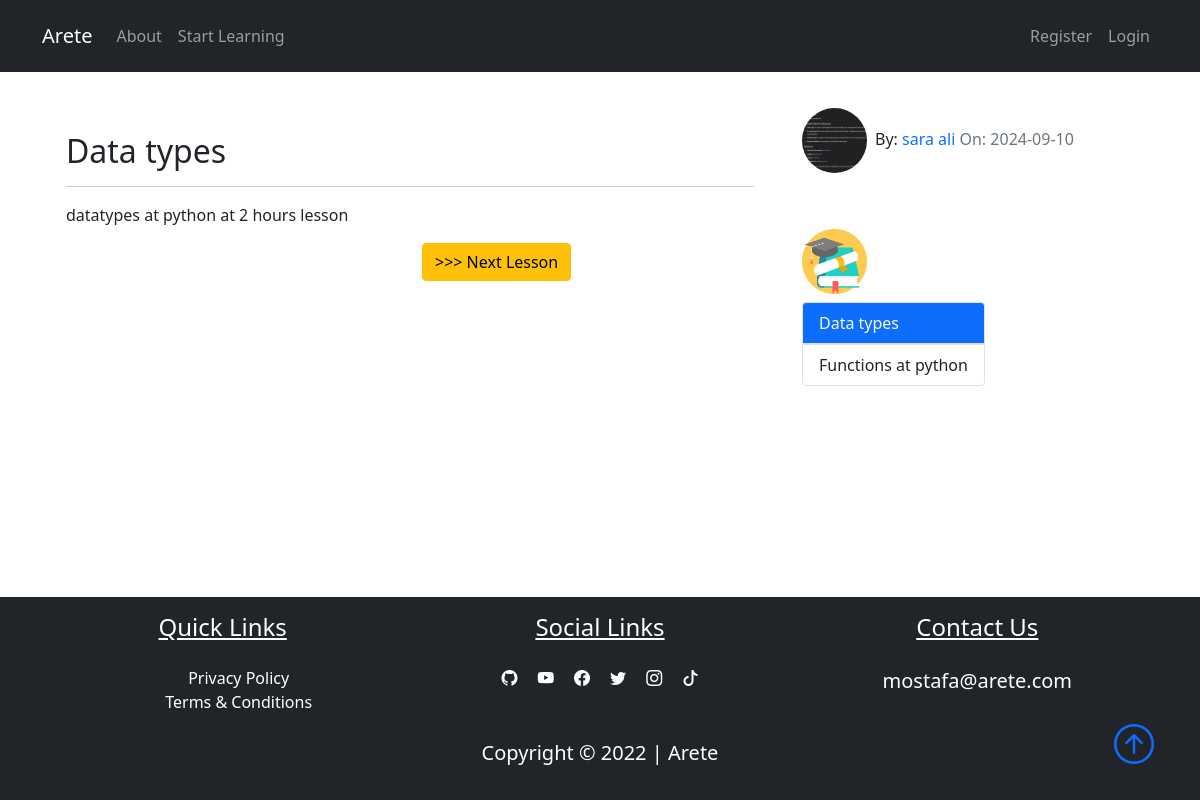
/python/datatypes-at-python, run on the app's committed database.
### pythonic/models.py (models this page shows, shortened)
class Lesson(db.Model):
    id = db.Column(db.Integer, primary_key=True)
    title = db.Column(db.String(100), nullable=False)
    date_posted = db.Column(db.DateTime, nullable=False, default=datetime.utcnow)
    content = db.Column(db.Text, nullable=False)
    thumbnail = db.Column(
        db.String(20), nullable=False, default="default_thumbnail.jpg"
    )
    slug = db.Column(db.String(32), nullable=False)
    user_id = db.Column(db.Integer, db.ForeignKey("user.id"), nullable=False)
    course_id = db.Column(db.Integer, db.ForeignKey("course.id"), nullable=False)

class User(db.Model, UserMixin):
    id = db.Column(db.Integer, primary_key=True)
    fname = db.Column(db.String(25), nullable=False)
    lname = db.Column(db.String(25), nullable=False)
    username = db.Column(db.String(25), unique=True, nullable=False)
    email = db.Column(db.String(125), unique=True, nullable=False)
    image_file = db.Column(db.String(20), nullable=False, default="default.png")
    bio = db.Column(db.Text, nullable=True)
    password = db.Column(db.String(60), nullable=False)
    lessons = db.relationship("Lesson", backref="author", lazy=True)

class Course(db.Model):
    id = db.Column(db.Integer, primary_key=True)
    title = db.Column(db.String(50), unique=True, nullable=False)
    description = db.Column(db.String(150), nullable=False)
    icon = db.Column(db.String(20), nullable=False, default="default_icon.jpg")
    lessons = db.relationship("Lesson", backref="course_name", lazy=True)

### pythonic/routes.py (the view)
@app.route("/<string:course>/<string:lesson_slug>")
def lesson( lesson_slug,course):
    lesson = Lesson.query.filter_by(slug=lesson_slug).first()
    if lesson:
        previous_lesson, next_lesson = get_previous_next_lesson(lesson)
    lesson_id = lesson.id if lesson else None
    lesson = Lesson.query.get_or_404(lesson_id)
    return render_template("lesson.html", title=lesson.title, lesson=lesson, previous_lesson=previous_lesson, next_lesson=next_lesson)

### pythonic/routes.py (called while the page is built)
def get_previous_next_lesson(lesson):
    course = lesson.course_name
    for lsn in course.lessons:
        if lsn.title == lesson.title:
            index = course.lessons.index(lsn)
            previous_lesson = course.lessons[index - 1] if index > 0 else None
            next_lesson = (
                course.lessons[index + 1] if index < len(course.lessons) - 1 else None
            )
            break
    return previous_lesson, next_lesson

### pythonic/templates/lesson.html (shortened to what this page needs)
{% extends "layout.html"%} {% block content %}
<div class="container">
  <div class="row">
    <div class="col-lg-8 col-md-12">
      <div class="container pt-5">
        <br />
        <h2>{{lesson.title}}</h2>
        <hr />
        {{lesson.content | safe}}
      </div>
      <div class="row justify-content-md-center">
        <div class="col-4">
        </div>
        <div class="col-4">
          {% if next_lesson %}
          <a
            href="{{url_for('lesson', lesson_slug=next_lesson.slug, course=next_lesson.course_name.title)}}"
          >
            <button
              class="btn btn-warning"
              type="button"
              data-bs-toggle="tooltip"
              data-bs-placement="top"
              title="{{next_lesson.title}}"
            >
              &gt&gt&gt Next Lesson
            </button>
          </a>
          {% endif %}
        </div>
      </div>
    </div>
    <div class="col-4">
      <div class="my-5">
        <span
          ><img
            class="article-img rounded-circle"
            src="{{url_for('static',filename='user_pics/'+lesson.author.image_file)}}"
            alt=""
          />By:
          <a href="#" class="link">{{lesson.author.username}}</a>
          <span class="text-muted"
            >On: {{lesson.date_posted.strftime('%Y-%m-%d')}}</span
          >
        </span>
      </div>
      <img
        src="{{url_for('static', filename='course_icons/'+lesson.course_name.icon)}}"
        alt=""
        class="article-img my-2"
      />
      <br />
      <ul class="list-group" style="display: inline-block">
        {% for lsn in lesson.course_name.lessons %} {% if lsn.title ==
        lesson.title %}
        <li class="list-group-item border active" aria-current="true">
          <a
            class="link text-light"
            href="{{url_for('lesson', lesson_slug=lsn.slug, course=lsn.course_name.title)}}"
            >{{lsn.title}}</a
          >
        </li>
        {% else %}
        <li class="list-group-item border" aria-current="false">
          <a
            class="link text-dark"
            href="{{url_for('lesson', lesson_slug=lsn.slug, course=lsn.course_name.title)}}"
            >{{lsn.title}}</a
          >
        </li>
        {% endif %} {% endfor %}
      </ul>
    </div>
  </div>
  <br />
</div>
{% endblock content%}

### pythonic/static/main.css (style rules this page uses)
body::before { display: block; content: ""; height: 60px; }
.article-img { height: 65px; width: 65px; margin-right: 8px; }
.link { text-decoration: none; }

### data on the page
Lesson: title "Data types", content "datatypes at python at 2 hours lesson", date_posted "2024-09-10"
User: image_file (picture), author.username "sara ali"
Course: icon (placeholder picture)
Lesson: title "Functions at python"
